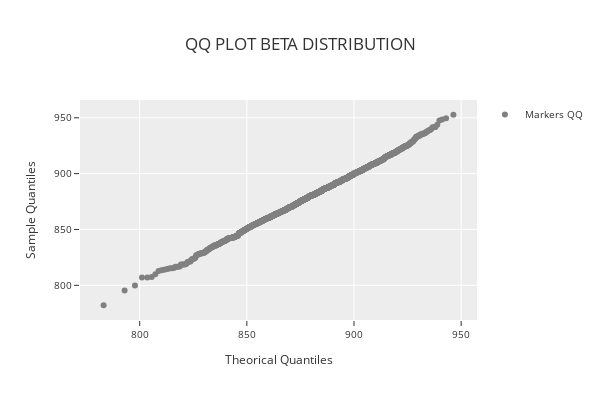

Write notebook code for a chart like this one.
### Code cell
phitter.qq_plot("beta")

### Figure 1 — Plotly figure (JSON) as saved in the notebook; plotly's stock layout.template omitted (floating-point values rounded to 4 significant figures; data arrays with more than 128 entries replaced by an {"elided": "..."} marker saying what was removed)
{"data": [{"marker": {"color": "rgba(128,128,128,1)", "size": 6}, "mode": "markers", "name": "Markers QQ", "showlegend": true, "type": "scatter", "x": {"elided": "2158 float values"}, "y": {"elided": "2158 float values"}}], "layout": {"height": 400, "legend": {"font": {"size": 10}, "orientation": "v", "title": {"font": {"size": 10}}, "xanchor": "left", "y": 1, "yanchor": "auto"}, "title": {"text": "QQ PLOT BETA DISTRIBUTION"}, "width": 600, "xaxis": {"tickfont": {"size": 10}, "title": {"font": {"size": 12}, "text": "Theorical Quantiles"}}, "yaxis": {"tickfont": {"size": 10}, "title": {"font": {"size": 12}, "text": "Sample Quantiles"}}}}
